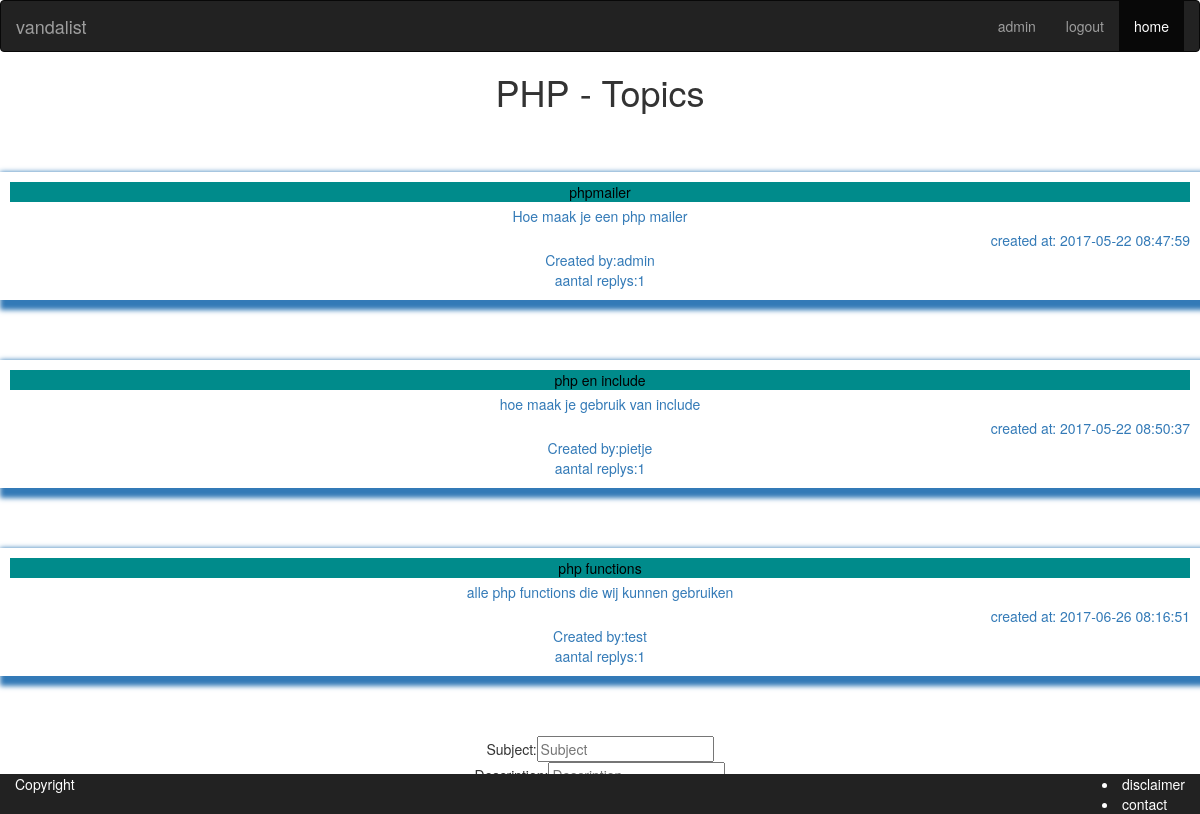
The app's page /app/topics/topics.php?id=1&subject=PHP (signed in) with its own data.
### tables this page shows
CREATE TABLE `topics` (
  `id` int(11) UNSIGNED NOT NULL,
  `subject` varchar(32) NOT NULL,
  `description` text NOT NULL,
  `created_at` timestamp NOT NULL DEFAULT CURRENT_TIMESTAMP,
  `updated_at` timestamp NULL DEFAULT NULL,
  `user_id` int(10) UNSIGNED NOT NULL,
  `theme_id` int(10) UNSIGNED NOT NULL
);

CREATE TABLE `users` (
  `id` int(11) UNSIGNED NOT NULL,
  `username` varchar(32) NOT NULL,
  `password` varchar(255) NOT NULL,
  `email` varchar(255) NOT NULL,
  `created_at` timestamp NOT NULL DEFAULT CURRENT_TIMESTAMP,
  `updated_at` timestamp NULL DEFAULT NULL,
  `role` tinyint(4) NOT NULL DEFAULT '0',
  `first_name` varchar(32) NOT NULL,
  `last_name` varchar(32) NOT NULL,
  `date_of_birth` date NOT NULL
);

### app/database/database.php (called while the page is built, shortened)
<?php
$db = null;
$db_statement = null;
function dbQuery($sql, $params = [])
{
    global $db, $db_statement;
    try {
        $db_statement = $db->prepare($sql);
        $db_statement->execute($params);
    } catch(PDOException $error) {
        return false;
    }
    return true;
}
function dbGetRows()
{
    global $db_statement;
    if ($db_statement)
        return $db_statement->fetchAll();
    return null;
}
function dbGetRow()
{
    global $db_statement;
    if($db_statement)
        return $db_statement->fetch();
    return null;
}
function dbCount()
{
    global $db_statement;
    if($db_statement)
        return $db_statement->rowCount();
    return 0;
}

### app/helpers/helper_functions.php (called while the page is built, shortened)
<?php
function checklogin()
{
    if(isset($_SESSION['user_id'])) {
        return true;
    }
    return false;
}

### app/topics/topics.php (the view, shortened to what this page needs)
<?php
include_once ('../helpers/helper_functions.php');
include_once('../template/head.php');
include_once('../template/navbar.php');
include('../database/database.php');
$theme_id = $_GET['id'];
$theme_subject = '';
if(!isset($_GET['subject'])) {
    if(dbQuery('SELECT * FROM themes WHERE id = :id', [ ':id' => $theme_id])) {
        $theme = dbGetRow();
        $theme_subject = $theme['subject'];
    } else {
        header('Location: ' . url(''));
        exit(0);
    }
} else {
    $theme_subject = $_GET['subject'];
}
$sql = "SELECT topics.id as id,
               topics.subject as subject,
               topics.description as description,
               topics.created_at as created_at,
               users.username as username
        FROM topics
        INNER JOIN users ON users.id = topics.user_id
        WHERE topics.theme_id = :id";
dbQuery($sql, [ ':id' => $theme_id]);
$topics = dbGetRows();
if(isset($_SESSION['user_id'])){
$sql="SELECT role from users WHERE id= :id";
dbQuery($sql, [':id' => $_SESSION['user_id']]);
$admin = dbGetRow();}
?>
    <section id="themesubject">
        <span class="topic"><h1><?= $theme_subject ?> - Topics</h1></span>
    </section>
<?php foreach ($topics as $topic):?>
    <a href="comment.php?id=<?=$topic['id']?>&subject=<?=$topic['subject']?>"><section class="thread">
            <section class="subject"><?=$topic['subject']?>
            </section>
            <section class="description"><?=$topic['description'];?></section>
            <section class="created">created at: <?=$topic['created_at'];?></section>
            <section class="user_id">Created by:<?= $topic['username']?> </section>
            aantal replys:<?=dbcount()?>
        </section></a>
<?php endforeach ?>
<?php if(checklogin() && $admin['role'] == 1):?>
    <section id="addcontent">
    <form name="newtopi" action="topic_handler.php" method='POST'>
        Subject:<input type="text" name="subject" required="required" placeholder="Subject"><br>
        Description:<input type="text" name="description" required="required" placeholder="Description"><br>
        <button type="submit" name="submit" value="send">Create Topic</button>
    </form>
    </section>
<?php endif; ?>
<?php include_once('../template/foot.php');

### css/index.css (style rules this page uses)
.thread { text-align: center; padding: 10px; box-shadow: 5px 5px 5px 5px; margin-top: 5%; z-index: -1; }
.subject { background-color:darkcyan; color:black; }
.description { text-align: center; padding: 4px; }
.created { text-align: right; }
.topic { text-align: center; }
#addcontent { text-align: center; margin-top: 5%; }

### records on screen
topics: subject "phpmailer", description "Hoe maak je een php mailer", created_at "2017-05-22 08:47:59", user.username "admin"
topics: subject "php en include", description "hoe maak je gebruik van include", created_at "2017-05-22 08:50:37", user.username "pietje"
topics: subject "php functions", description "alle php functions die wij kunnen gebruiken", created_at "2017-06-26 08:16:51", user.username "test"

### other values on screen
$_SESSION['username'] "admin"
$theme_subject "PHP"
